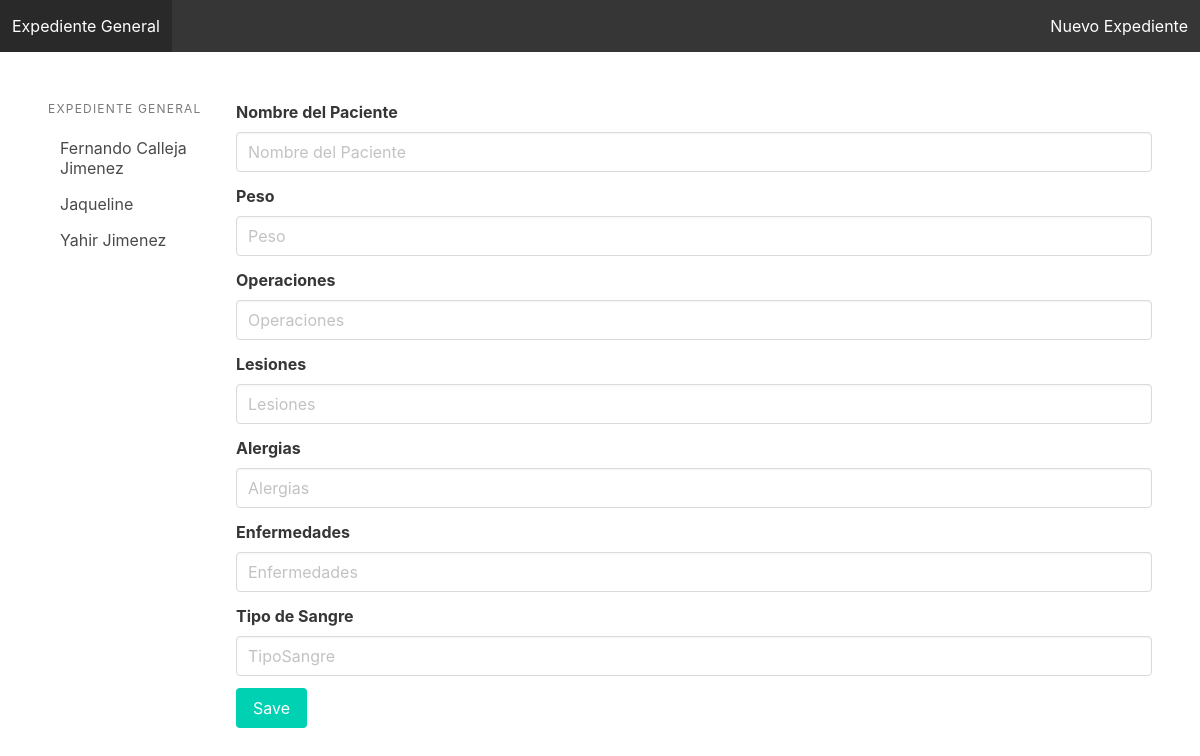
The page /expedienteg/ on the database as committed earlier.
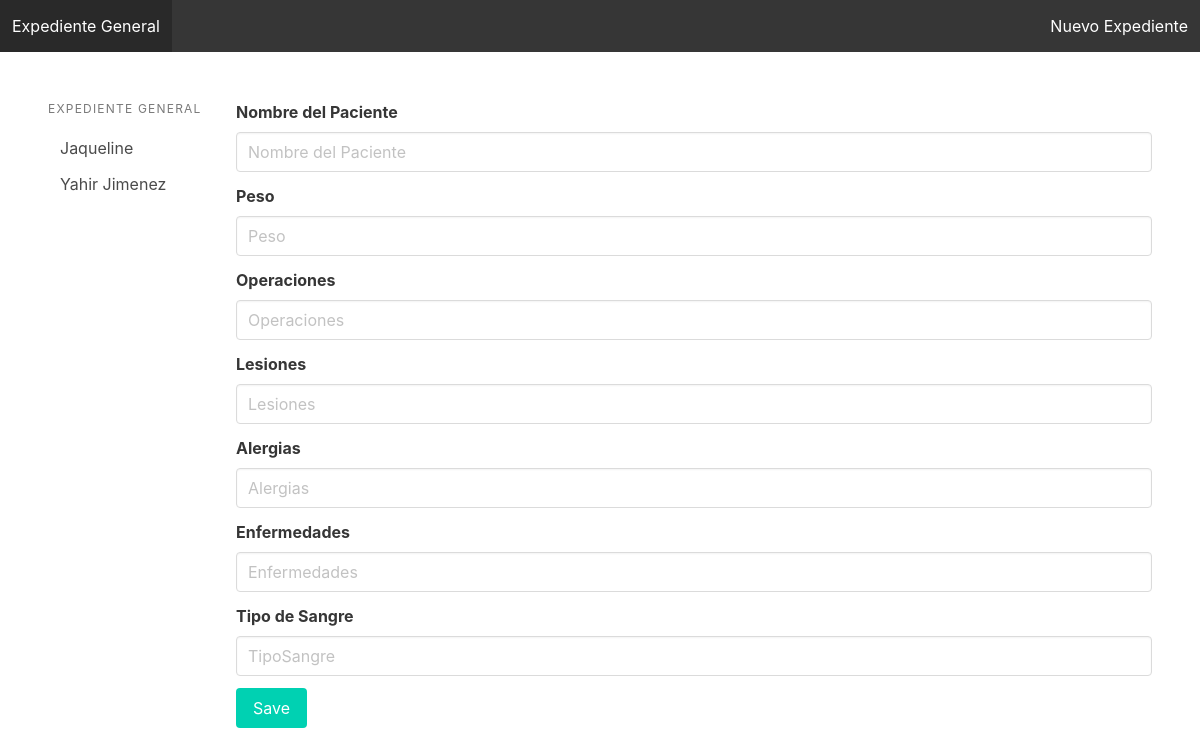
The same page on the database as committed later.
### account/models.py (models this page shows)
class ExpedienteG(models.Model):
    nombreG = models.CharField(max_length=255, verbose_name='Nombre del paciente')
    peso = models.CharField(max_length=20, verbose_name='Talla')
    operaciones = models.CharField(max_length=255, verbose_name='Operaciones')
    lesiones=models.CharField(max_length=255, verbose_name='Lesiones')
    alergias=models.CharField(max_length=255, verbose_name='Alergias')
    enfermedades=models.CharField(max_length=255, verbose_name='Enfermedades')
    tipoSangre=models.CharField(max_length=255, verbose_name='Tipo de Sangre')
    fecha=models.DateTimeField(auto_now_add=True)
    fecha_actG=models.DateTimeField(auto_now=True)
    idPg = models.ForeignKey(User, null=True, blank=True, on_delete=models.CASCADE)
    class Meta:
        ordering=('nombreG',)

### account/views.py (the view, shortened to what this page needs)
# urls.py: path('expedienteg/', views.editorg, name="expedienteg"),
def editorg(request):
    expgid = int(request.GET.get('expgid', 0))
    expedientesg = ExpedienteG.objects.all()
    if expgid > 0:
        expedienteg = ExpedienteG.objects.get(pk=expgid)
    else:
        expedienteg = ''
    context = {
        'expgid': expgid,
        'expedientesg' : expedientesg,
        'expedienteg' : expedienteg,
    }
    return render(request, 'account/expedienteg.html', context)

### MedicDataProject/account/templates/account/expedienteg.html (shortened to what this page needs)
<!DOCTYPE html>
<html>
    <head>
       <link rel="stylesheet" href="https://cdn.jsdelivr.net/npm/bulma@0.9.0/css/bulma.min.css">
    </head>
    <body>
        <nav class="navbar is-dark">
            <div class="navbar-brand">
                <a href="{& url 'expedienteg' %}" class="navbar-item">Expediente General</a>
            </div>
            <div class="navbar-menu">
                <div class="navbar-end">
                    <a href="{% url 'expedienteg' %}?expgid=0" class="navbar-item">Nuevo Expediente</a>
                </div>
            </div>
        </nav>
        <section class="section">
            <div class="columns">
                <div class="column is-2">
                    <aside class="menu">
                        <p class="menu-label">Expediente General</p>
                        <ul class="menu-list">
                            {% for expg in expedientesg %}
                                <li>
                                    <a href="{% url 'expedienteg' %}?expgid={{ expg.id }}">{{ expg.nombreG }}</a>
                                </li>
                            {% endfor %}
                        </ul>
                    </aside>
                </div>
                <div class="column is-10">
                    <form method="post" action="{% url 'expedienteg' %}">
                        <div class="field">
                            <label class="label">Nombre del Paciente
                            </label>
                            <div class="control">
                                <input type="text" class="input" name="nombreG" placeholder="Nombre del Paciente"{% if expedienteg %} value="{{ expedienteg.nombreG }}"{% endif %}>
                            </div>
                        </div>
                        <div class="field">
                            <label class="label">Peso</label>
                            <div class="control">
                                <input type="text" class="input" name="peso" placeholder="Peso"{% if expedienteg %} value="{{ expedienteg.peso }}"{% endif %}>
                            </div>
                        </div>
                        <div class="field">
                            <label class="label">Operaciones</label>
                            <div class="control">
                                <input type="text" class="input" name="operaciones" placeholder="Operaciones"{% if expedienteg %} value="{{ expedienteg.operaciones }}"{% endif %}>
                            </div>
                        </div>
                        <div class="field">
                            <label class="label">Lesiones</label>
                            <div class="control">
                                <input type="text" class="input" name="lesiones" placeholder="Lesiones"{% if expedienteg %} value="{{ expedienteg.lesiones }}"{% endif %}>
                            </div>
                        </div>
                        <div class="field">
                            <label class="label">Alergias</label>
                            <div class="control">
                                <input type="text" class="input" name="alergias" placeholder="Alergias"{% if expedienteg %} value="{{ expedienteg.alergias }}"{% endif %}>
                            </div>
                        </div>
                        <div class="field">
                            <label class="label">Enfermedades</label>
                            <div class="control">
                                <input type="text" class="input" name="enfermedades" placeholder="Enfermedades"{% if expedienteg %} value="{{ expedienteg.enfermedades }}"{% endif %}>
                            </div>
                        </div>
                        <div class="field">
                            <label class="label">Tipo de Sangre</label>
                            <div class="control">
                                <input type="text" class="input" name="tipoSangre" placeholder="TipoSangre"{% if expedienteg %} value="{{ expedienteg.tipoSangre }}"{% endif %}>
                            </div>
                        </div>
                        <div class="field is-grouped">
                            <div class="control">
                                <button class="button is-primary" action="">Save</button>
                            </div>
                        </div>
                    </form>
                </div>
            </div>
        </section>
    </body>
</html>

Rows that differ between the two databases and show on the page:
removed ExpedienteG: nombreG "Fernando Calleja Jimenez"
